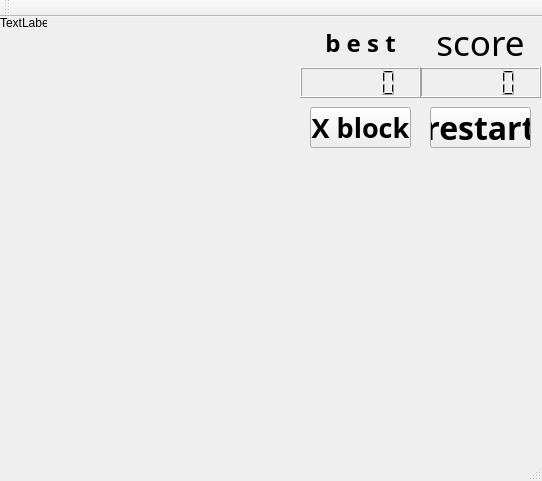
<?xml version="1.0" encoding="UTF-8"?>
<ui version="4.0">
 <class>game</class>
 <widget class="QMainWindow" name="game">
  <property name="geometry">
   <rect>
    <x>0</x>
    <y>0</y>
    <width>542</width>
    <height>481</height>
   </rect>
  </property>
  <property name="windowTitle">
   <string>game</string>
  </property>
  <widget class="QWidget" name="centralWidget">
   <widget class="QLCDNumber" name="lcdNumber">
    <property name="geometry">
     <rect>
      <x>420</x>
      <y>50</y>
      <width>121</width>
      <height>31</height>
     </rect>
    </property>
   </widget>
   <widget class="QLabel" name="label">
    <property name="geometry">
     <rect>
      <x>420</x>
      <y>10</y>
      <width>121</width>
      <height>31</height>
     </rect>
    </property>
    <property name="sizePolicy">
     <sizepolicy hsizetype="Maximum" vsizetype="Maximum">
      <horstretch>0</horstretch>
      <verstretch>0</verstretch>
     </sizepolicy>
    </property>
    <property name="font">
     <font>
      <family>Agency FB</family>
      <pointsize>26</pointsize>
     </font>
    </property>
    <property name="text">
     <string>score</string>
    </property>
    <property name="alignment">
     <set>Qt::AlignCenter</set>
    </property>
   </widget>
   <widget class="QPushButton" name="pushButton">
    <property name="geometry">
     <rect>
      <x>430</x>
      <y>90</y>
      <width>101</width>
      <height>41</height>
     </rect>
    </property>
    <property name="font">
     <font>
      <family>Agency FB</family>
      <pointsize>24</pointsize>
      <weight>75</weight>
      <bold>true</bold>
     </font>
    </property>
    <property name="focusPolicy">
     <enum>Qt::NoFocus</enum>
    </property>
    <property name="text">
     <string>restart</string>
    </property>
   </widget>
   <widget class="QLabel" name="label_2">
    <property name="geometry">
     <rect>
      <x>0</x>
      <y>0</y>
      <width>47</width>
      <height>12</height>
     </rect>
    </property>
    <property name="text">
     <string>TextLabel</string>
    </property>
   </widget>
   <widget class="QPushButton" name="pushButton_2">
    <property name="geometry">
     <rect>
      <x>310</x>
      <y>90</y>
      <width>101</width>
      <height>41</height>
     </rect>
    </property>
    <property name="font">
     <font>
      <family>Agency FB</family>
      <pointsize>20</pointsize>
      <weight>75</weight>
      <bold>true</bold>
     </font>
    </property>
    <property name="focusPolicy">
     <enum>Qt::NoFocus</enum>
    </property>
    <property name="text">
     <string>X block</string>
    </property>
   </widget>
   <widget class="QLabel" name="label_3">
    <property name="geometry">
     <rect>
      <x>310</x>
      <y>10</y>
      <width>101</width>
      <height>31</height>
     </rect>
    </property>
    <property name="font">
     <font>
      <family>Agency FB</family>
      <pointsize>18</pointsize>
      <weight>75</weight>
      <bold>true</bold>
     </font>
    </property>
    <property name="text">
     <string>b e s t</string>
    </property>
    <property name="alignment">
     <set>Qt::AlignCenter</set>
    </property>
   </widget>
   <widget class="QLCDNumber" name="lcdNumber_2">
    <property name="geometry">
     <rect>
      <x>300</x>
      <y>50</y>
      <width>121</width>
      <height>31</height>
     </rect>
    </property>
   </widget>
  </widget>
  <widget class="QMenuBar" name="menuBar">
   <property name="geometry">
    <rect>
     <x>0</x>
     <y>0</y>
     <width>542</width>
     <height>21</height>
    </rect>
   </property>
  </widget>
  <widget class="QToolBar" name="mainToolBar">
   <attribute name="toolBarArea">
    <enum>TopToolBarArea</enum>
   </attribute>
   <attribute name="toolBarBreak">
    <bool>false</bool>
   </attribute>
  </widget>
  <widget class="QStatusBar" name="statusBar"/>
 </widget>
 <layoutdefault spacing="6" margin="11"/>
 <resources/>
 <connections/>
</ui>
